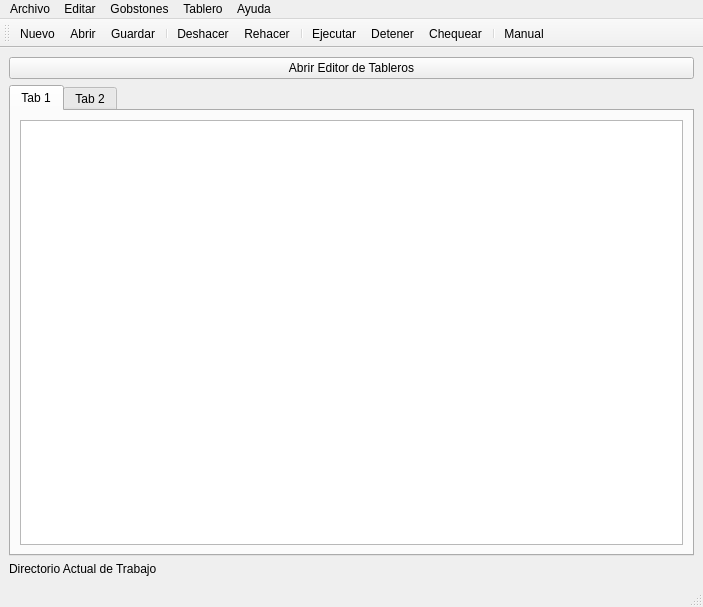
<?xml version="1.0" encoding="UTF-8"?>
<ui version="4.0">
 <class>MainWindow</class>
 <widget class="QMainWindow" name="MainWindow">
  <property name="geometry">
   <rect>
    <x>0</x>
    <y>0</y>
    <width>703</width>
    <height>607</height>
   </rect>
  </property>
  <property name="windowTitle">
   <string>MainWindow</string>
  </property>
  <widget class="QWidget" name="centralwidget">
   <layout class="QVBoxLayout" name="verticalLayout">
    <item>
     <widget class="QPushButton" name="pushButtonOpenBoardEditor">
      <property name="text">
       <string>Abrir Editor de Tableros</string>
      </property>
     </widget>
    </item>
    <item>
     <widget class="QTabWidget" name="tabWidgetEditors">
      <property name="currentIndex">
       <number>0</number>
      </property>
      <widget class="QWidget" name="tabFile">
       <attribute name="title">
        <string>Tab 1</string>
       </attribute>
       <layout class="QVBoxLayout" name="verticalLayout_3">
        <item>
         <widget class="QPlainTextEdit" name="textEditFile"/>
        </item>
       </layout>
      </widget>
      <widget class="QWidget" name="tabLibrary">
       <attribute name="title">
        <string>Tab 2</string>
       </attribute>
       <layout class="QVBoxLayout" name="verticalLayout_2">
        <item>
         <widget class="QTextEdit" name="textEditLibrary"/>
        </item>
       </layout>
      </widget>
     </widget>
    </item>
    <item>
     <widget class="QLabel" name="labelCurrentPath">
      <property name="text">
       <string>Directorio Actual de Trabajo</string>
      </property>
     </widget>
    </item>
   </layout>
  </widget>
  <widget class="QStatusBar" name="statusbar"/>
  <widget class="QToolBar" name="toolBar">
   <property name="windowTitle">
    <string>toolBar</string>
   </property>
   <attribute name="toolBarArea">
    <enum>TopToolBarArea</enum>
   </attribute>
   <attribute name="toolBarBreak">
    <bool>false</bool>
   </attribute>
   <addaction name="actionNewFile"/>
   <addaction name="actionOpenFile"/>
   <addaction name="actionSave"/>
   <addaction name="separator"/>
   <addaction name="actionUndo"/>
   <addaction name="actionRedo"/>
   <addaction name="separator"/>
   <addaction name="actionRun"/>
   <addaction name="actionStop"/>
   <addaction name="actionCheck"/>
   <addaction name="separator"/>
   <addaction name="actionManual"/>
  </widget>
  <widget class="QMenuBar" name="menuBar">
   <property name="geometry">
    <rect>
     <x>0</x>
     <y>0</y>
     <width>703</width>
     <height>18</height>
    </rect>
   </property>
   <widget class="QMenu" name="menuFile">
    <property name="title">
     <string>Archivo</string>
    </property>
    <addaction name="separator"/>
    <addaction name="actionNewFile"/>
    <addaction name="actionOpenFile"/>
    <addaction name="actionSave"/>
    <addaction name="actionSaveAs"/>
    <addaction name="separator"/>
    <addaction name="actionClose"/>
    <addaction name="separator"/>
    <addaction name="actionExit"/>
   </widget>
   <widget class="QMenu" name="menuEdit">
    <property name="title">
     <string>Editar</string>
    </property>
    <widget class="QMenu" name="menuFontSIze">
     <property name="title">
      <string>Tamaño</string>
     </property>
    </widget>
    <widget class="QMenu" name="menuFont">
     <property name="title">
      <string>Fuente</string>
     </property>
    </widget>
    <addaction name="separator"/>
    <addaction name="actionUndo"/>
    <addaction name="actionRedo"/>
    <addaction name="separator"/>
    <addaction name="actionCut"/>
    <addaction name="actionCopy"/>
    <addaction name="actionPaste"/>
    <addaction name="actionSelectAll"/>
    <addaction name="separator"/>
    <addaction name="actionFind"/>
    <addaction name="separator"/>
    <addaction name="menuFont"/>
    <addaction name="menuFontSIze"/>
   </widget>
   <widget class="QMenu" name="menuGobstones">
    <property name="title">
     <string>Gobstones</string>
    </property>
    <addaction name="separator"/>
    <addaction name="actionRun"/>
    <addaction name="actionStop"/>
    <addaction name="actionCheck"/>
   </widget>
   <widget class="QMenu" name="menuBoard">
    <property name="title">
     <string>Tablero</string>
    </property>
    <widget class="QMenu" name="menuSelectResultView">
     <property name="title">
      <string>Elegir vista de resultados</string>
     </property>
    </widget>
    <addaction name="separator"/>
    <addaction name="actionOpenBoardEditor"/>
    <addaction name="separator"/>
    <addaction name="menuSelectResultView"/>
   </widget>
   <widget class="QMenu" name="menuHelp">
    <property name="title">
     <string>Ayuda</string>
    </property>
    <addaction name="separator"/>
    <addaction name="actionManual"/>
    <addaction name="actionLicense"/>
    <addaction name="actionAbout"/>
   </widget>
   <addaction name="menuFile"/>
   <addaction name="menuEdit"/>
   <addaction name="menuGobstones"/>
   <addaction name="menuBoard"/>
   <addaction name="menuHelp"/>
  </widget>
  <action name="actionNewFile">
   <property name="icon">
    <iconset>
     <normaloff>icons/archivo/new.png</normaloff>icons/archivo/new.png</iconset>
   </property>
   <property name="text">
    <string>Nuevo</string>
   </property>
   <property name="toolTip">
    <string>Crea un nuevo archivo</string>
   </property>
   <property name="shortcut">
    <string>Ctrl+N</string>
   </property>
  </action>
  <action name="actionOpenFile">
   <property name="icon">
    <iconset>
     <normaloff>icons/archivo/open.png</normaloff>icons/archivo/open.png</iconset>
   </property>
   <property name="text">
    <string>Abrir</string>
   </property>
   <property name="toolTip">
    <string>Abre un archivo existente</string>
   </property>
   <property name="shortcut">
    <string>Ctrl+O</string>
   </property>
  </action>
  <action name="actionSave">
   <property name="icon">
    <iconset>
     <normaloff>icons/archivo/save.png</normaloff>icons/archivo/save.png</iconset>
   </property>
   <property name="text">
    <string>Guardar</string>
   </property>
   <property name="toolTip">
    <string>Guarda el archivo actual</string>
   </property>
   <property name="shortcut">
    <string>Ctrl+S</string>
   </property>
  </action>
  <action name="actionSaveAs">
   <property name="icon">
    <iconset>
     <normaloff>icons/archivo/save-as.png</normaloff>icons/archivo/save-as.png</iconset>
   </property>
   <property name="text">
    <string>Guardar como...</string>
   </property>
   <property name="toolTip">
    <string>Guarda el archivo actual, permite ponerle un nombre y elegir la ubicación</string>
   </property>
  </action>
  <action name="actionClose">
   <property name="icon">
    <iconset>
     <normaloff>icons/archivo/close.png</normaloff>icons/archivo/close.png</iconset>
   </property>
   <property name="text">
    <string>Cerrar</string>
   </property>
   <property name="toolTip">
    <string>Cierra el archivo actual</string>
   </property>
   <property name="shortcut">
    <string>Ctrl+W</string>
   </property>
  </action>
  <action name="actionUndo">
   <property name="icon">
    <iconset>
     <normaloff>icons/editar/undo.png</normaloff>icons/editar/undo.png</iconset>
   </property>
   <property name="text">
    <string>Deshacer</string>
   </property>
   <property name="shortcut">
    <string>Ctrl+Z</string>
   </property>
  </action>
  <action name="actionRedo">
   <property name="icon">
    <iconset>
     <normaloff>icons/editar/redo.png</normaloff>icons/editar/redo.png</iconset>
   </property>
   <property name="text">
    <string>Rehacer</string>
   </property>
   <property name="shortcut">
    <string>Ctrl+Shift+Z</string>
   </property>
  </action>
  <action name="actionCut">
   <property name="icon">
    <iconset>
     <normaloff>icons/editar/cut.png</normaloff>icons/editar/cut.png</iconset>
   </property>
   <property name="text">
    <string>Cortar</string>
   </property>
   <property name="shortcut">
    <string>Ctrl+X</string>
   </property>
  </action>
  <action name="actionCopy">
   <property name="icon">
    <iconset>
     <normaloff>icons/editar/copy.png</normaloff>icons/editar/copy.png</iconset>
   </property>
   <property name="text">
    <string>Copiar</string>
   </property>
   <property name="shortcut">
    <string>Ctrl+C</string>
   </property>
  </action>
  <action name="actionPaste">
   <property name="icon">
    <iconset>
     <normaloff>icons/editar/paste.png</normaloff>icons/editar/paste.png</iconset>
   </property>
   <property name="text">
    <string>Pegar</string>
   </property>
   <property name="shortcut">
    <string>Ctrl+V</string>
   </property>
  </action>
  <action name="actionSelectAll">
   <property name="icon">
    <iconset>
     <normaloff>icons/editar/select-all.png</normaloff>icons/editar/select-all.png</iconset>
   </property>
   <property name="text">
    <string>Seleccionar todo</string>
   </property>
   <property name="shortcut">
    <string>Ctrl+A</string>
   </property>
  </action>
  <action name="actionFind">
   <property name="icon">
    <iconset>
     <normaloff>icons/editar/find.png</normaloff>icons/editar/find.png</iconset>
   </property>
   <property name="text">
    <string>Buscar</string>
   </property>
   <property name="shortcut">
    <string>Ctrl+F</string>
   </property>
  </action>
  <action name="actionRun">
   <property name="icon">
    <iconset>
     <normaloff>icons/gobstones/start.png</normaloff>icons/gobstones/start.png</iconset>
   </property>
   <property name="text">
    <string>Ejecutar</string>
   </property>
   <property name="toolTip">
    <string>Ejecuta el programa actual</string>
   </property>
   <property name="shortcut">
    <string>F5</string>
   </property>
  </action>
  <action name="actionStop">
   <property name="icon">
    <iconset>
     <normaloff>icons/gobstones/stop.png</normaloff>icons/gobstones/stop.png</iconset>
   </property>
   <property name="text">
    <string>Detener</string>
   </property>
   <property name="toolTip">
    <string>Detiene la ejecución del programa actual</string>
   </property>
   <property name="shortcut">
    <string>F6</string>
   </property>
  </action>
  <action name="actionCheck">
   <property name="icon">
    <iconset>
     <normaloff>icons/gobstones/check.png</normaloff>icons/gobstones/check.png</iconset>
   </property>
   <property name="text">
    <string>Chequear</string>
   </property>
   <property name="toolTip">
    <string>Chequea si el programa está bien formado</string>
   </property>
   <property name="shortcut">
    <string>F10</string>
   </property>
  </action>
  <action name="actionManual">
   <property name="icon">
    <iconset>
     <normaloff>icons/ayuda/help.png</normaloff>icons/ayuda/help.png</iconset>
   </property>
   <property name="text">
    <string>Manual</string>
   </property>
   <property name="toolTip">
    <string>Abre el manual de Gobstones</string>
   </property>
  </action>
  <action name="actionLicense">
   <property name="icon">
    <iconset>
     <normaloff>icons/ayuda/manual.png</normaloff>icons/ayuda/manual.png</iconset>
   </property>
   <property name="text">
    <string>Licencia</string>
   </property>
  </action>
  <action name="actionAbout">
   <property name="icon">
    <iconset>
     <normaloff>icons/ayuda/about.png</normaloff>icons/ayuda/about.png</iconset>
   </property>
   <property name="text">
    <string>Acerca de...</string>
   </property>
  </action>
  <action name="actionExit">
   <property name="icon">
    <iconset>
     <normaloff>icons/archivo/exit.png</normaloff>icons/archivo/exit.png</iconset>
   </property>
   <property name="text">
    <string>Salir</string>
   </property>
   <property name="toolTip">
    <string>Cierra la aplicación</string>
   </property>
   <property name="shortcut">
    <string>Ctrl+Q</string>
   </property>
  </action>
  <action name="actionOpenBoardEditor">
   <property name="text">
    <string>Abrir editor de tableros</string>
   </property>
  </action>
  <action name="actionGoogleDrive">
   <property name="icon">
    <iconset resource="../resources.qrc">
     <normaloff>:/drive.png</normaloff>:/drive.png</iconset>
   </property>
   <property name="text">
    <string>Google Drive</string>
   </property>
   <property name="toolTip">
    <string>Login in Google Drive</string>
   </property>
   <property name="shortcut">
    <string>Ctrl+G</string>
   </property>
  </action>
 </widget>
 <resources>
  <include location="../resources.qrc"/>
 </resources>
 <connections/>
</ui>
